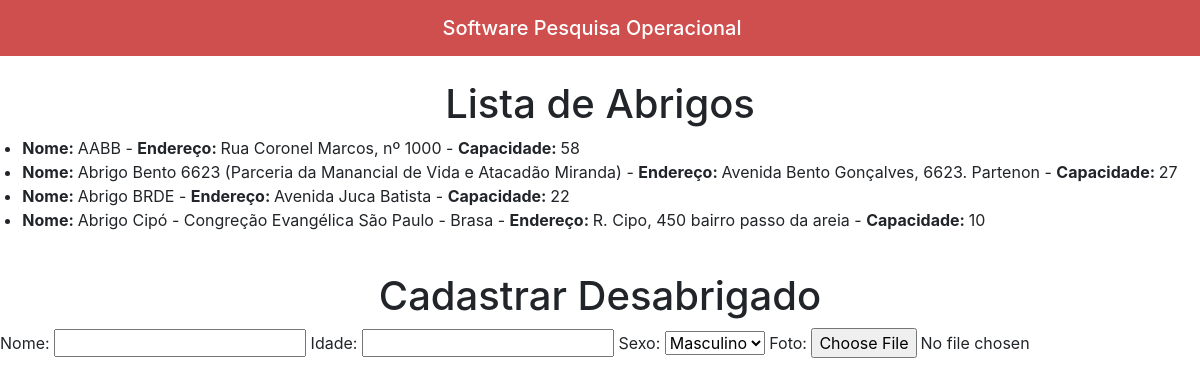
The page / on the database its author committed.
### tpPesquisaOperacionalApp/models.py (models this page shows, shortened)
class Abrigo(models.Model):
    nome = models.CharField(max_length=200, null=False, blank=False)
    capacidade = models.IntegerField()
    localizacao = models.CharField(max_length=200, null=False, blank=False)

### tpPesquisaOperacionalApp/views.py (the view)
# urls.py: path('', lista_abrigos),
def lista_abrigos(request):
    form = Desabrigado()
    abrigos = Abrigo.objects.all()
    return render(request, 'lista_abrigos.html', {'form': form, 'abrigos': abrigos})

### tpPesquisaOperacionalApp/forms.py
class Desabrigado(forms.Form):
    nome = forms.CharField(label='Nome', max_length=100)
    idade = forms.IntegerField(label='Idade')
    sexo = forms.ChoiceField(label='Sexo', choices=[('M', 'Masculino'), ('F', 'Feminino'), ('O', 'Outro')])
    foto = forms.ImageField(label='Foto')

### tpPesquisaOperacionalApp/templates/lista_abrigos.html (shortened to what this page needs)
{% load static %}
<!doctype html>
<html lang="en">
<head>
  <link rel="stylesheet" href="https://cdn.jsdelivr.net/npm/bootstrap@4.5.3/dist/css/bootstrap.min.css"
>
  <link rel="stylesheet" href="{% static 'css/style.css' %}">
</head>
<body>
  <nav class="navbar bg-body-tertiary">
    <div class="container-fluid d-flex justify-content-center">
      <span class="navbar-brand mb-0 h1">Software Pesquisa Operacional</span>
    </div>
    </nav>
    <br>
    <h1 class="text-center">Lista de Abrigos</h1>
    <div class="d-flex justify-content-center">
      <ul class="text-justify">
        {% for abrigo in abrigos %}
        <li><strong>Nome: </strong>{{ abrigo.nome }} - <strong>Endereço: </strong>{{ abrigo.localizacao }} - <strong>Capacidade: </strong>{{ abrigo.capacidade }}</li>
        {% endfor %}
      </ul>
    </div>
    <br>
    <h1 class="text-center">Cadastrar Desabrigado</h2>
    {{form}}
</body>
</html>

### static/css/style.css (style rules this page uses)
* { margin: 0; padding: 0; }
nav { background-color: rgb(207, 78, 78); color: white; text-align: center; }

### rows shown on the page
Abrigo: nome "AABB", localizacao "Rua Coronel Marcos, nº 1000", capacidade "58"
Abrigo: nome "Abrigo Bento 6623 (Parceria da Manancial de Vida e Atacadão Miranda)", localizacao "Avenida Bento Gonçalves, 6623. Partenon", capacidade "27"
Abrigo: nome "Abrigo BRDE", localizacao "Avenida Juca Batista", capacidade "22"
Abrigo: nome "Abrigo Cipó - Congreção Evangélica São Paulo - Brasa", localizacao "R. Cipo, 450 bairro passo da areia", capacidade "10"
